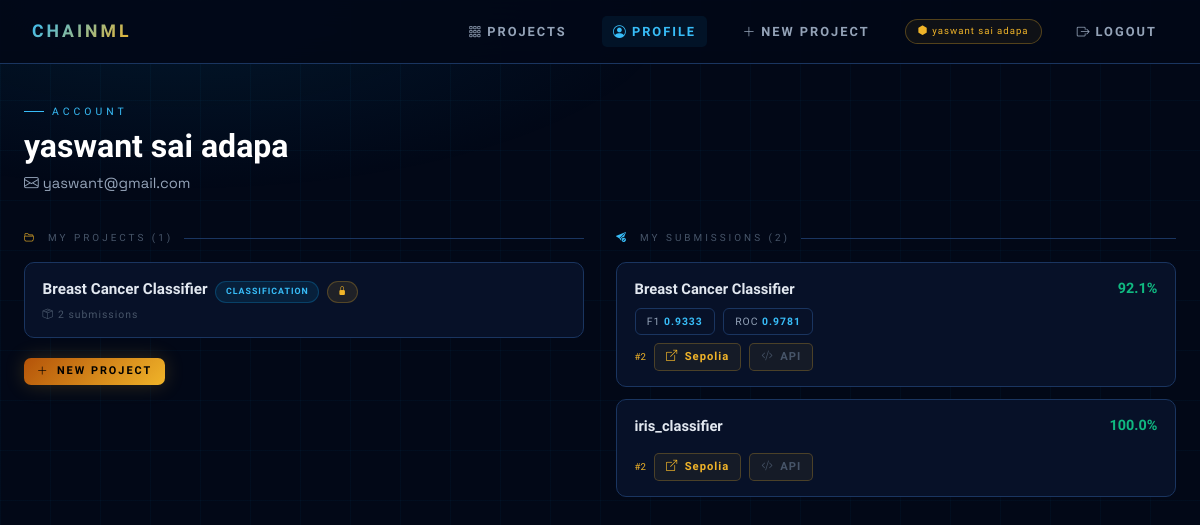
The app's page /profile (signed in), older data.
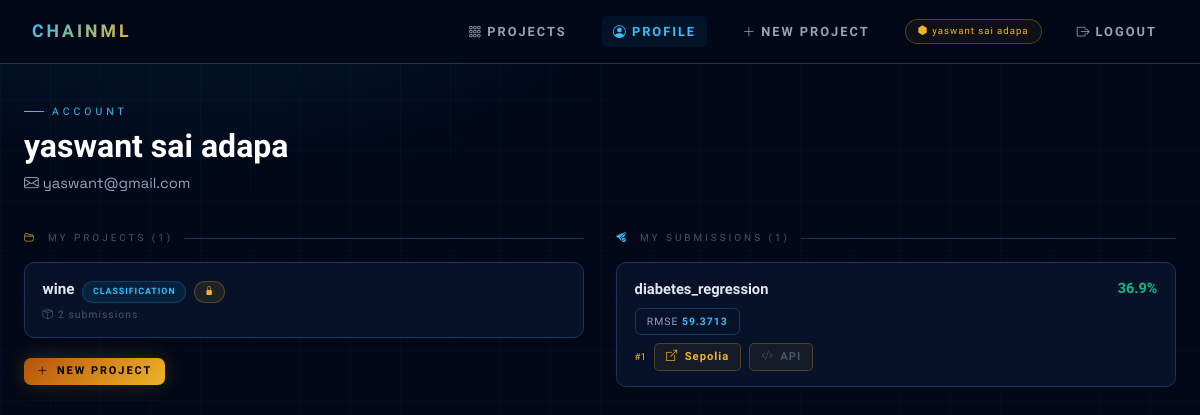
The same page, newer data.
### tables this page shows
CREATE TABLE projects (
        id INTEGER PRIMARY KEY AUTOINCREMENT,
        owner_id INTEGER NOT NULL,
        name TEXT NOT NULL UNIQUE,
        description TEXT DEFAULT '',
        dataset_path TEXT NOT NULL,
        dataset_name TEXT NOT NULL,
        dataset_hash TEXT NOT NULL DEFAULT '',
        test_path TEXT DEFAULT NULL,
        test_name TEXT DEFAULT NULL,
        task_type TEXT NOT NULL DEFAULT 'classification',
        created_at REAL NOT NULL,
        FOREIGN KEY(owner_id) REFERENCES users(id));

CREATE TABLE submissions (
        id INTEGER PRIMARY KEY AUTOINCREMENT,
        project_id INTEGER NOT NULL,
        user_id INTEGER NOT NULL,
        model_filename TEXT NOT NULL,
        model_path TEXT NOT NULL,
        model_hash TEXT NOT NULL,
        verified_accuracy REAL NOT NULL,
        f1_score REAL DEFAULT NULL,
        roc_auc REAL DEFAULT NULL,
        rmse REAL DEFAULT NULL,
        r2_score REAL DEFAULT NULL,
        model_card TEXT DEFAULT '',
        combined_hash TEXT NOT NULL,
        eth_tx_hash TEXT NOT NULL,
        eth_tx_url TEXT NOT NULL,
        eth_mode TEXT NOT NULL DEFAULT 'mock',
        block_index INTEGER NOT NULL,
        previous_hash TEXT NOT NULL,
        submitted_at REAL NOT NULL,
        FOREIGN KEY(project_id) REFERENCES projects(id),
        FOREIGN KEY(user_id) REFERENCES users(id));

### app.py (the view)
@app.route("/profile")
@login_required
def profile():
    return render_template("profile.html",
        my_projects=get_user_projects(g.user["id"]),
        my_submissions=get_user_submissions(g.user["id"]))

### app.py (called while the page is built)
def login_required(f):
    from functools import wraps
    @wraps(f)
    def decorated(*args, **kwargs):
        if not session.get("user_id"):
            return redirect(url_for("login"))
        return f(*args, **kwargs)
    return decorated

@app.before_request
def load_user():
    uid = session.get("user_id")
    g.user = get_user_by_id(uid) if uid else None

@app.context_processor
def inject_user():
    return {"current_user": g.user}

### database.py (called while the page is built)
def get_conn():
    conn = sqlite3.connect(DB_PATH)
    conn.row_factory = sqlite3.Row
    conn.execute("PRAGMA foreign_keys = ON")
    return conn

def get_user_by_id(uid):
    conn = get_conn()
    row = conn.execute("SELECT * FROM users WHERE id=?", (uid,)).fetchone()
    conn.close(); return dict(row) if row else None

def get_user_submissions(uid):
    conn = get_conn()
    rows = conn.execute("""SELECT s.*, p.name AS project_name FROM submissions s
        JOIN projects p ON s.project_id=p.id WHERE s.user_id=?
        ORDER BY s.submitted_at DESC""", (uid,)).fetchall()
    conn.close(); return [dict(r) for r in rows]

### templates/profile.html (shortened to what this page needs)
{% extends "base.html" %}
{% block content %}
<div class="ph">
  <div class="ph-eye">Account</div>
  <h1>{{ current_user.username }}</h1>
  <p><i class="bi bi-envelope me-1"></i>{{ current_user.email }}</p>
</div>
<div class="profile-grid">
  <div>
    <div class="section-header"><i class="bi bi-folder2-open" style="color:var(--gold)"></i> My Projects ({{ my_projects|length }})</div>
    {% for p in my_projects %}
    <a href="/project/{{ p.id }}" class="proj-tile">
      <div class="proj-tile-name">
        {{ p.name }}
        <span class="cml-badge {% if p.task_type=='regression' %}badge-reg{% else %}badge-cls{% endif %} ms-1" style="font-size:.55rem">{{ p.task_type or 'cls' }}</span>
        {% if p.test_path %}<span class="cml-badge badge-gold ms-1" style="font-size:.55rem"><i class="bi bi-lock-fill"></i></span>{% endif %}
      </div>
      <div class="proj-tile-meta"><i class="bi bi-box-seam me-1"></i>{{ p.submission_count }} submission{{ 's' if p.submission_count != 1 else '' }}</div>
    </a>
    {% else %}
    <p style="color:var(--text2);font-size:.88rem;padding:.5rem 0">No projects yet. <a href="/projects/new" style="color:var(--gold)">Create one.</a></p>
    {% endfor %}
    <a href="/projects/new" class="cml-btn cml-btn-gold cml-btn-sm mt-2"><i class="bi bi-plus-lg"></i> New Project</a>
  </div>
  <div>
    <div class="section-header"><i class="bi bi-send-check-fill" style="color:var(--blue2)"></i> My Submissions ({{ my_submissions|length }})</div>
    {% for s in my_submissions %}
    <div class="sub-tile">
      <div class="d-flex justify-content-between align-items-center mb-2">
        <a href="/project/{{ s.project_id }}" style="font-family:var(--raj);font-weight:700;font-size:.92rem;color:var(--text);text-decoration:none">{{ s.project_name }}</a>
        <span style="font-family:var(--orb);font-weight:700;color:var(--green);font-size:.9rem">{{ "%.1f"|format(s.verified_accuracy*100) }}%</span>
      </div>
      <div class="metric-row">
        {% if s.f1_score is not none %}<span class="metric-pill">F1 <span>{{ s.f1_score }}</span></span>{% endif %}
        {% if s.roc_auc is not none %}<span class="metric-pill">ROC <span>{{ s.roc_auc }}</span></span>{% endif %}
        {% if s.rmse is not none %}<span class="metric-pill">RMSE <span>{{ s.rmse }}</span></span>{% endif %}
      </div>
      <div class="d-flex align-items-center gap-2 flex-wrap mt-2">
        <span style="font-family:var(--orb);font-size:.6rem;color:var(--gold)">#{{ s.block_index }}</span>
        <a href="{{ s.eth_tx_url }}" target="_blank" class="eth-link">
          <i class="bi bi-box-arrow-up-right"></i> {% if s.eth_mode=='real' %}Sepolia{% else %}Mock{% endif %}
        </a>
        <a href="/api/submission/{{ s.id }}/verify" target="_blank" class="eth-link" style="color:var(--muted)">
          <i class="bi bi-code-slash"></i> API
        </a>
      </div>
    </div>
    {% else %}
    <p style="color:var(--text2);font-size:.88rem;padding:.5rem 0">No submissions yet. Browse projects to contribute.</p>
    {% endfor %}
  </div>
</div>
{% endblock %}

Row changes from the older to the newer data that the page shows:
no longer on this page (row edited): submissions: project_name "Breast Cancer Classifier", s.verified_accuracy*100 "92.1", f1_score "0.9333", roc_auc "0.9781", block_index "2", eth_mode "Sepolia"
no longer on this page (row edited): submissions: project_name "iris_classifier", s.verified_accuracy*100 "100.0", block_index "2", eth_mode "Sepolia"
changed projects "CLASSIFICATION": name "Breast Cancer Classifier" → "wine"
now on this page (row edited): submissions: project_name "diabetes_regression", s.verified_accuracy*100 "36.9", rmse "59.3713", block_index "1", eth_mode "Sepolia"
Text that changed along with them:
{{ my_submissions|length }}: "2" → "1"
